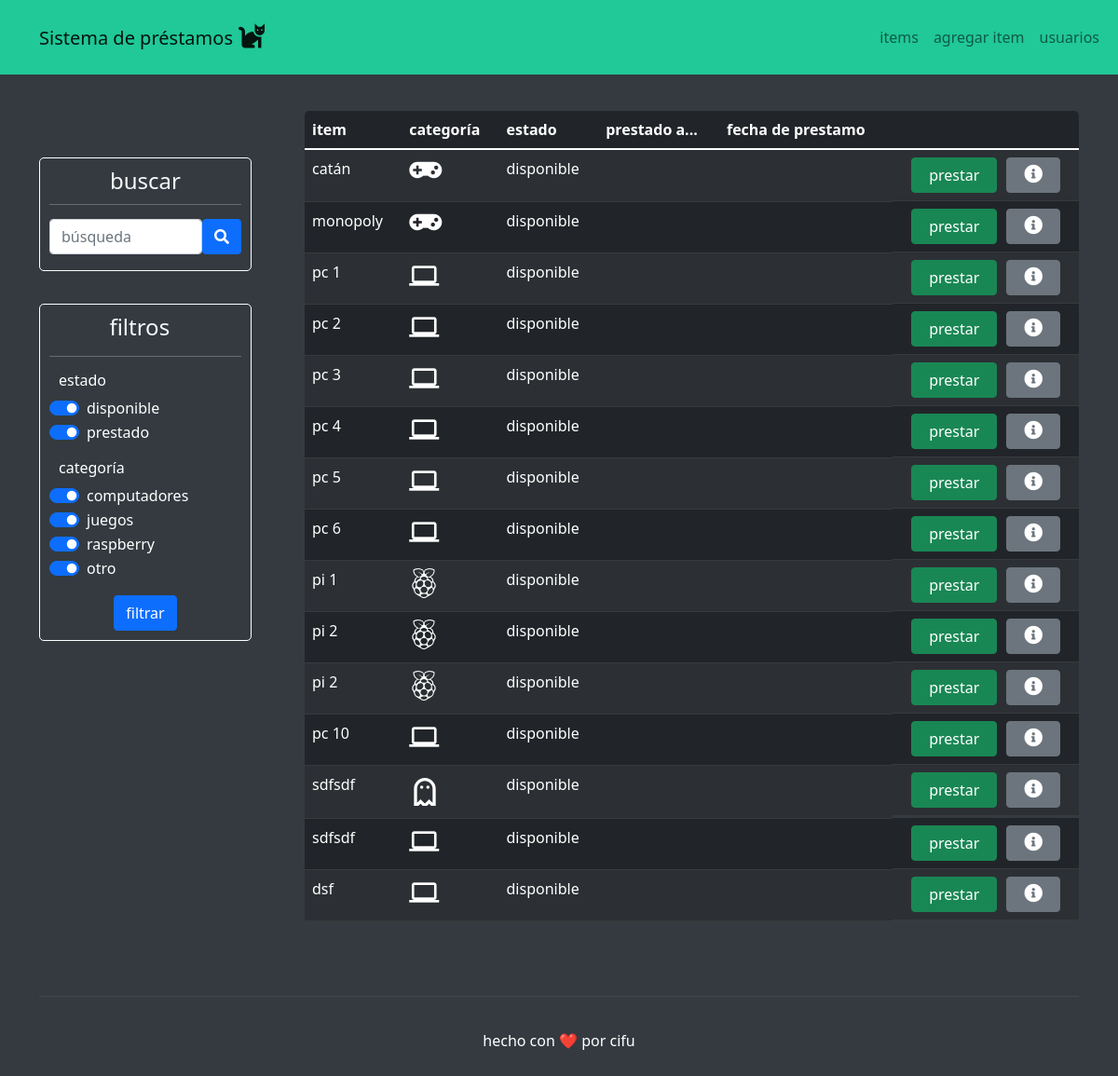
The page / on the database its author committed.
### items/models.py (models this page shows)
class item(models.Model):
    nombre = models.CharField(max_length=50)
    codigo = models.CharField(max_length=50, blank=True)
    categoria = models.ForeignKey(categoria, on_delete=models.CASCADE)
    description = models.CharField(max_length=250, blank=True)
    disponible = models.BooleanField()
    def __str__(self):
        return self.nombre
    def ver_categoria(self):
        return str(self.categoria)

### items/views.py (the view)
# urls.py: path('', views.index, name='index'),
def index(request):
    print('Request para index')
    items = item.objects.order_by("disponible")
    usuarios = usuario.objects.all()
    prestamos = prestamo.objects.all()
    categorias = categoria.objects.all()
    arreglo = []
    for caca in items:
        if caca.disponible == False:
            prestamo_aux = prestamos.filter(item__id = caca.id, devuelto = False).first()
            xd = caca , prestamo_aux.usuario, prestamo_aux.fecha_prestamo
            arreglo.append(xd)
        else:
            xd = caca, '',''
            arreglo.append(xd)
    return render(request, 'index.html', {'items': arreglo, 'usuarios':usuarios, 'prestamos':prestamos, 'categorias':categorias})

### items/models.py (called while the page is built)
    def __str__(self):
        return self.categoria

### items/templates/index.html (shortened to what this page needs)
{% extends 'base.html' %}
{% block content %}
<div class="container" style="padding-top: 39px;">
    <div class="row">
        <div class="col-auto col-md-3" style="margin-top: 50px;padding-right: 45px;">
            <div>
                <form
                    style="border-radius: 5px;padding-top: 10px;padding-right: 10px;padding-bottom: 10px;padding-left: 10px;border: 1px solid var(--bs-body-bg) ;border-top-style: solid; "
                    method="POST" action="{% url 'buscar' %}">{% csrf_token %}
                    <h1 class="fs-4 text-center" style="color: var(--bs-gray-100);">buscar</h1>
                    <hr
                        style="background: var(--bs-body-bg);border-width: 1px;border-color: var(--bs-body-bg);color: var(--bs-body-bg);margin-top: 10px;margin-bottom: 10px;">
                    <div class="d-flex d-md-flex d-lg-flex justify-content-end justify-content-md-end align-items-md-center justify-content-lg-end"
                        style="margin-top: 15px;padding-bottom: 7px;">
                        <input class="form-control" type="text" placeholder="búsqueda" name="busqueda" id="busqueda">
                        <button class="btn btn-primary" type="submit">
                            <i class="fas fa-search"></i>
                        </button>
                    </div>
                </form>
                <form
                    style="margin-top: 35px;border-radius: 5px;border: 1px solid var(--bs-body-bg);padding-left: 10px;padding-top: 10px;padding-bottom: 10px;padding-right: 10px;"
                    method="POST" action="{% url 'filtro' %}">{% csrf_token %}
                    {% if casillas %}
                    <h1 class="fs-4 text-center" style="color: var(--bs-gray-100);">filtros&nbsp;&nbsp;</h1>
                    <hr
                        style="background: var(--bs-body-bg);border-width: 1px;border-color: var(--bs-body-bg);color: var(--bs-body-bg);">
                    <h6 style="color: var(--bs-body-bg);padding-left: 10px;">estado</h6>
                    {% if casillas.0 == 'on' %}
                    <div class="form-check form-switch" style="color: var(--bs-body-bg);"><input
                            class="form-check-input" type="checkbox" id="Check-1" name="Check-1" checked="">
                        {% else %}
                        <div class="form-check form-switch" style="color: var(--bs-body-bg);"><input
                                class="form-check-input" type="checkbox" id="Check-1" name="Check-1">
                            {% endif %}
                            <label class="form-check-label" for="Check-1">disponible</label>
                        </div>
                        {% if casillas.1 == 'on' %}
                        <div class="form-check form-switch" style="color: var(--bs-body-bg);"><input
                                class="form-check-input" type="checkbox" id="Check-2" name="Check-2" checked="">
                            {% else %}
                            <div class="form-check form-switch" style="color: var(--bs-body-bg);"><input
                                    class="form-check-input" type="checkbox" id="Check-2" name="Check-2">
                                {% endif %}
                                <label class="form-check-label" for="Check-2">prestado</label>
                            </div>
                            <h6 style="color: var(--bs-body-bg);padding: 0px;padding-left: 10px;padding-top: 15px;">
                                categoría</h6>
                            {% if casillas.2 == 'on' %}
                            <div class="form-check form-switch" style="color: var(--bs-body-bg);"><input
                                    class="form-check-input" type="checkbox" id="Check-3" name="Check-3" checked="">
                                {% else %}
                                <div class="form-check form-switch" style="color: var(--bs-body-bg);"><input
                                        class="form-check-input" type="checkbox" id="Check-3" name="Check-3">
                                    {% endif %}
                                    <label class="form-check-label" for="Check-3">computadores</label>
                                </div>
                                {% if casillas.3 == 'on' %}
                                <div class="form-check form-switch" style="color: var(--bs-body-bg);"><input
                                        class="form-check-input" type="checkbox" id="Check-4" name="Check-4" checked="">
                                    {% else %}
                                    <div class="form-check form-switch" style="color: var(--bs-body-bg);"><input
                                            class="form-check-input" type="checkbox" id="Check-4" name="Check-4">
                                        {% endif %}
                                        <label class="form-check-label" for="Check-4">juegos</label>
                                    </div>
                                    {% if casillas.4 == 'on' %}
                                    <div class="form-check form-switch" style="color: var(--bs-body-bg);"><input
                                            class="form-check-input" type="checkbox" id="Check-5" name="Check-5" checked="">
                                        {% else %}
                                        <div class="form-check form-switch" style="color: var(--bs-body-bg);"><input
                                                class="form-check-input" type="checkbox" id="Check-5" name="Check-5">
                                            {% endif %}
                                            <label class="form-check-label" for="Check-4">raspberry</label>
                                        </div>
                                        {% if casillas.5 == 'on' %}
                                        <div class="form-check form-switch" style="color: var(--bs-body-bg);"><input
                                                class="form-check-input" type="checkbox" id="Check-6" name="Check-6" checked="">
                                            {% else %}
                                            <div class="form-check form-switch" style="color: var(--bs-body-bg);"><input
                                                    class="form-check-input" type="checkbox" id="Check-6" name="Check-6">
                                                {% endif %}
                                                <label class="form-check-label" for="Check-4">otro</label>
                                            </div>
                                    <div class="d-xl-flex justify-content-xl-center" style="padding-top: 15px;">
                                        <button class="btn btn-primary" type="submit">filtrar</button>
                                    </div>
                                    {% else %}
                                    <h1 class="fs-4 text-center" style="color: var(--bs-gray-100);">
                                        filtros&nbsp;&nbsp;</h1>
                                    <hr
                                        style="background: var(--bs-body-bg);border-width: 1px;border-color: var(--bs-body-bg);color: var(--bs-body-bg);">
                                    <h6 style="color: var(--bs-body-bg);padding-left: 10px;">estado</h6>
                                    <div class="form-check form-switch" style="color: var(--bs-body-bg);"><input
                                            class="form-check-input" type="checkbox" id="Check-1" name="Check-1"
                                            checked=""><label class="form-check-label" for="Check-1">disponible</label>
                                    </div>
                                    <div class="form-check form-switch" style="color: var(--bs-body-bg);"><input
                                            class="form-check-input" type="checkbox" id="Check-2" name="Check-2"
                                            checked=""><label class="form-check-label" for="Check-2">prestado</label>
                                    </div>
                                    <h6
                                        style="color: var(--bs-body-bg);padding: 0px;padding-left: 10px;padding-top: 15px;">
                                        categoría</h6>
                                    <div class="form-check form-switch" style="color: var(--bs-body-bg);"><input
                                            class="form-check-input" type="checkbox" id="Check-3" name="Check-3"
                                            checked=""><label class="form-check-label"
                                            for="Check-3">computadores</label></div>
                                    <div class="form-check form-switch" style="color: var(--bs-body-bg);"><input
                                            class="form-check-input" type="checkbox" id="Check-4" name="Check-4"
                                            checked=""><label class="form-check-label" for="Check-4">juegos</label>
                                    </div>
                                    <div class="form-check form-switch" style="color: var(--bs-body-bg);"><input
                                        class="form-check-input" type="checkbox" id="Check-5" name="Check-5"
                                        checked=""><label class="form-check-label"
                                        for="Check-3">raspberry</label></div>
                                        <div class="form-check form-switch" style="color: var(--bs-body-bg);"><input
                                            class="form-check-input" type="checkbox" id="Check-6" name="Check-6"
                                            checked=""><label class="form-check-label"
                                            for="Check-3">otro</label></div>
                                    <div class="d-xl-flex justify-content-xl-center" style="padding-top: 15px;">
                                        <button class="btn btn-primary" type="submit">filtrar</button>
                                    </div>
                                    {% endif %}
                </form>
            </div>
        </div>
        <div class="col-md-9">
            <div class="table-responsive" style="border-radius: 5px;border: 1px none var(--bs-body-bg);">
                <table class="table table-striped table-dark">
                    <thead>
                        <tr>
                            <th>item</th>
                            <th>categoría</th>
                            <th>estado</th>
                            <th>prestado a...</th>
                            <th>fecha de prestamo</th>
                            <th></th>
                        </tr>
                    </thead>
                    <tbody>
                        {% for item in items %}
                        <tr>
                            <td>{{ item.0 }} </td>
                            {% if item.0.ver_categoria == "juego" %}
                            <td><i class="fas fa-gamepad fs-3"></i></td>
                            {% elif item.0.ver_categoria == "computador" %}
                            <td><i class="material-icons fs-2">computer</i></td>
                            {% elif item.0.ver_categoria == "raspberry" %}
                            <td></td>
                            {% elif item.0.ver_categoria == "otro" %}
                            <td></td>
                            {% else %}
                            <td></td>
                            {% endif %}
                            {% if item.0.disponible == True %}
                            <td>disponible</td>
                            {% else %}
                            <td>prestado</td>
                            {% endif %}
                            {% if item.0.disponible == True %}
                            <td></td>
                            <td></td>
                            {% else %}
                            <td>{{ item.1 }}</td>
                            <td>{{ item.2}}</td>
                            {% endif %}
                            <td class="d-lg-flex justify-content-lg-center">
                                {% if item.0.disponible == True %}
                                <button class="btn btn-success" type="button"
                                    style="padding-right: 18px;padding-left: 18px;"
                                    data-bs-target="#modal-{{item.0.id}}" data-bs-toggle="modal">prestar</button>
                                {% else %}
                                <form method="POST" action="{% url 'devolver' %}">{% csrf_token %}
                                    <input id="itemidd" name="itemidd" type="hidden" value="{{item.0.id}}" placeholder="{{item.0.id}}">
                                    <button class="btn btn-danger" type="submit">devolver</button>
                                </form>
                                {% endif %}
                                <form method="POST" action="{% url 'item_' item.0.id %}">{% csrf_token %}
                                    <button class="btn btn-secondary" type="submit"
                                        style="text-align: center;padding-left: 18px;padding-right: 18px;margin-left: 10px;">
                                        <i class="fas fa-info-circle fs-5"></i>
                                    </button>
                                </form>
                            </td>
                        </tr>
                        {% endfor %}
                    </tbody>
                </table>
            </div>
        </div>
    </div>
</div>
{% endblock %}

### static/css/Profile-Edit-Form-1.css (style rules this page uses)
hr { height: 2px; }

### static/css/Profile-Edit-Form.css (style rules this page uses)
hr { height: 2px; }

### rows shown on the page
item: nombre "catán", disponible "disponible"
item: nombre "monopoly", disponible "disponible"
item: nombre "pc 1", disponible "disponible"
item: nombre "pc 2", disponible "disponible"
item: nombre "pc 3", disponible "disponible"
item: nombre "pc 4", disponible "disponible"
item: nombre "pc 5", disponible "disponible"
item: nombre "pc 6", disponible "disponible"
item: nombre "pi 1", disponible "disponible"
item: nombre "pi 2", disponible "disponible"
item: nombre "pi 2", disponible "disponible"
item: nombre "pc 10", disponible "disponible"
item: nombre "sdfsdf", disponible "disponible"
item: nombre "sdfsdf", disponible "disponible"
item: nombre "dsf", disponible "disponible"
